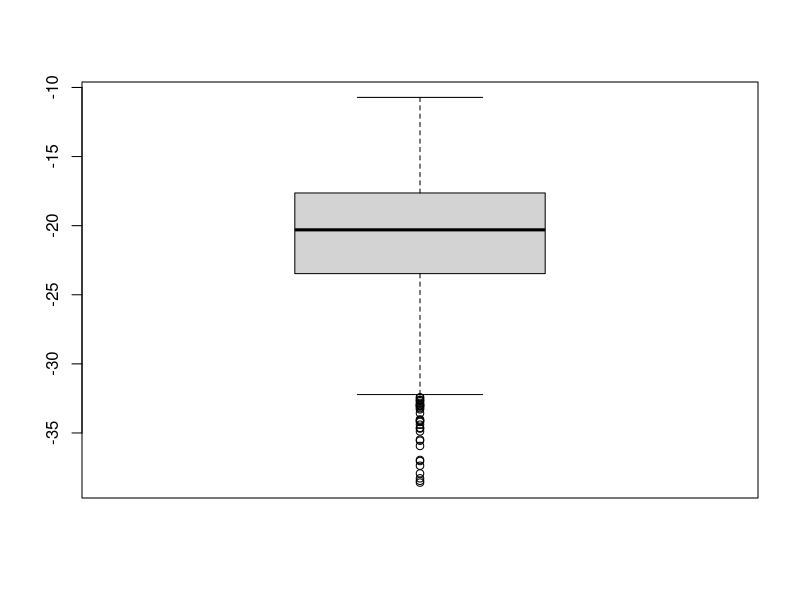
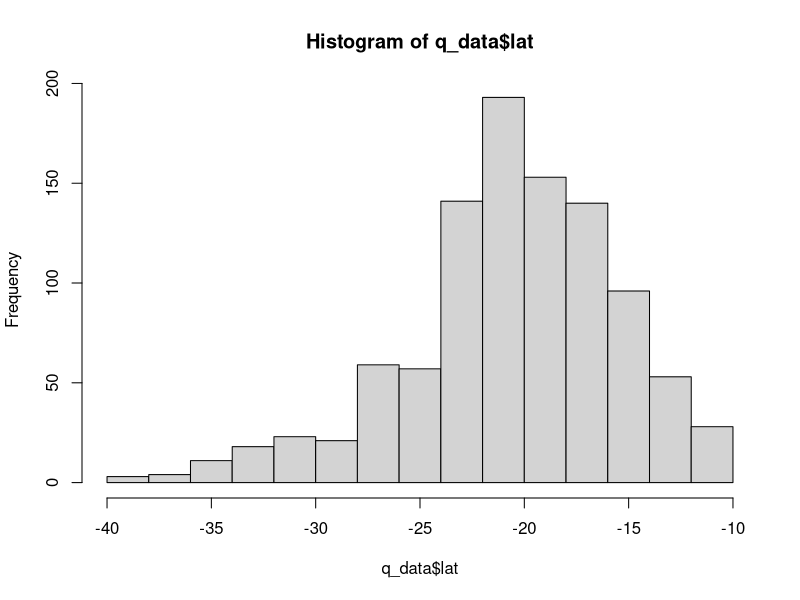
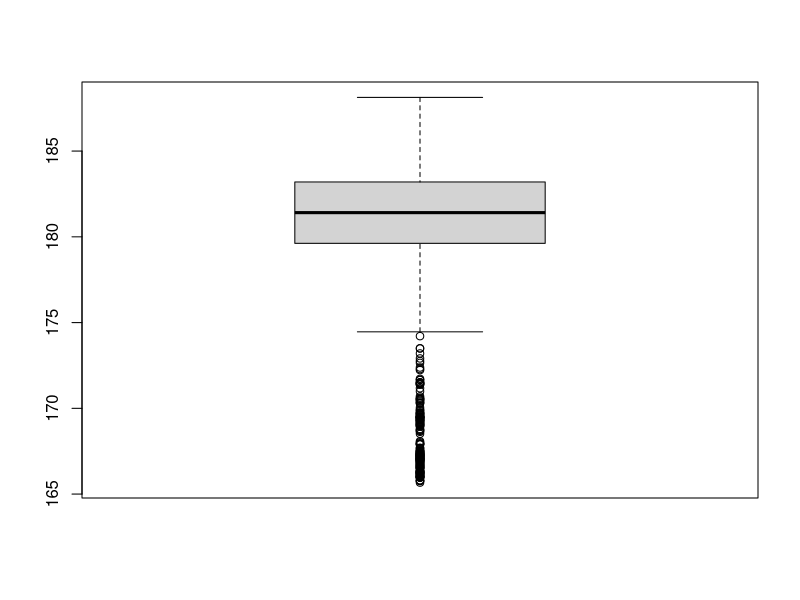
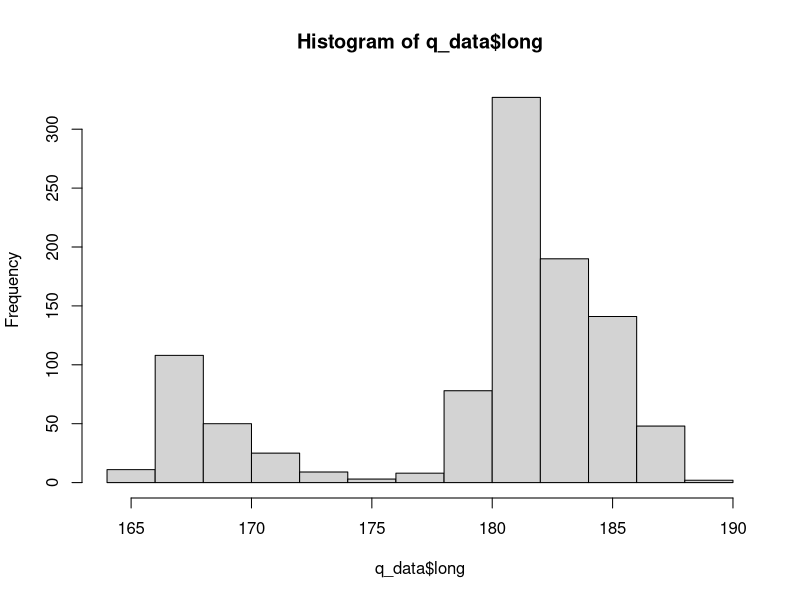
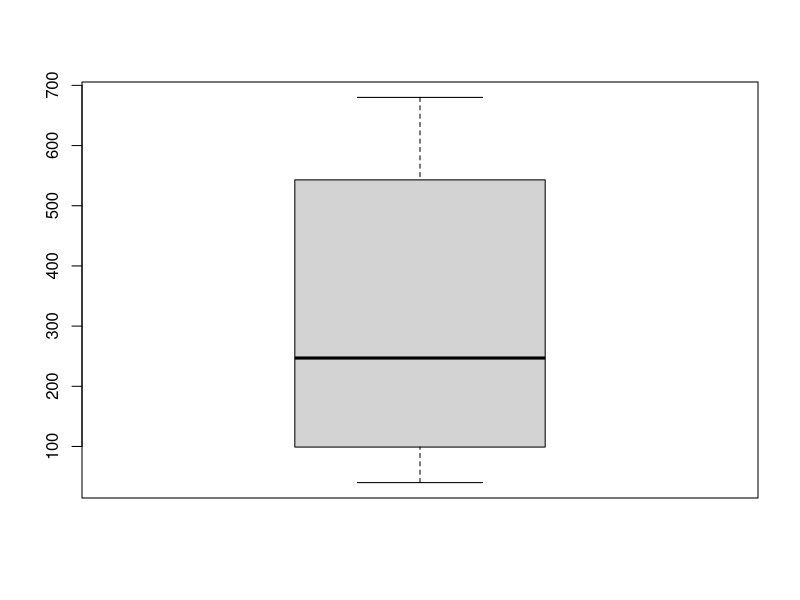
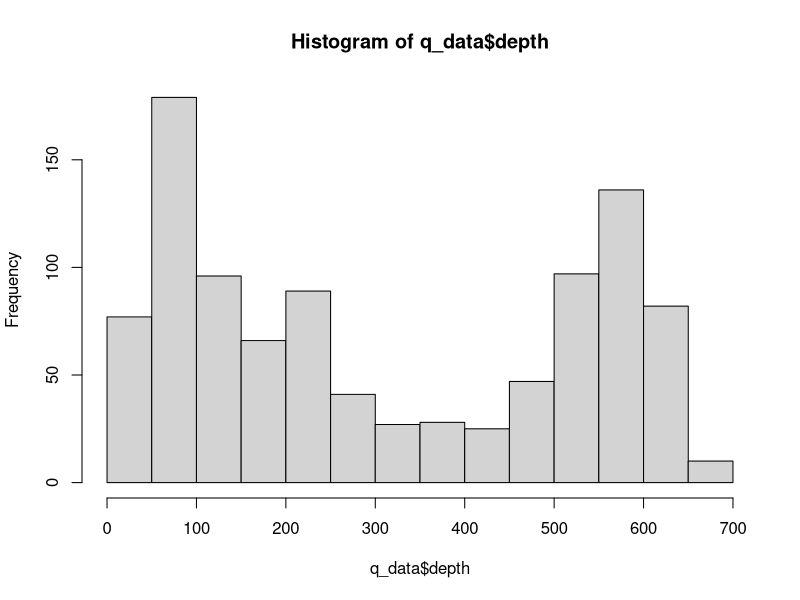
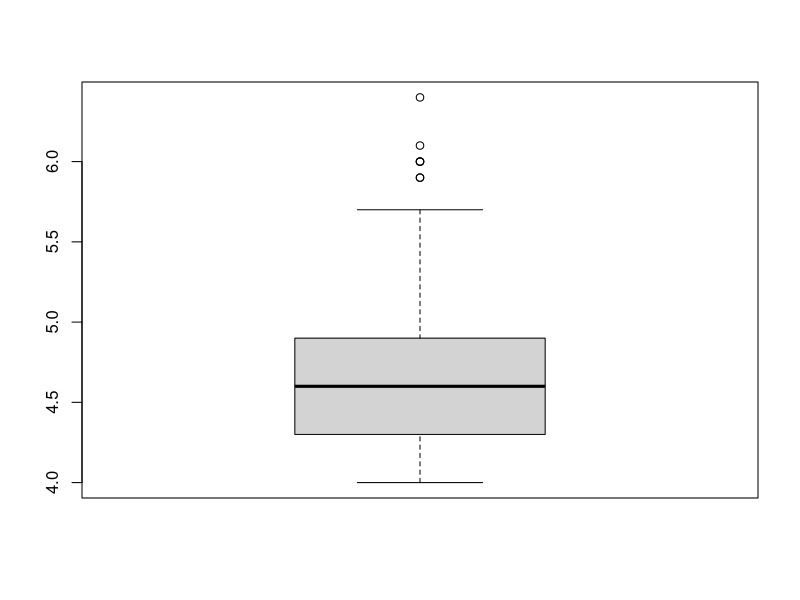
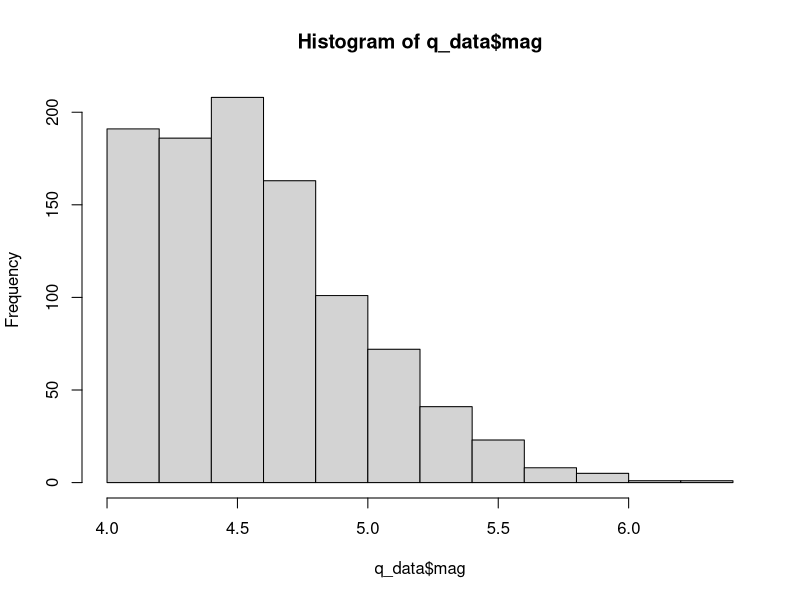

Recreate these plots in R, in order.
# use data "quakes"
# a) describe what the variable columns mean
# b) construct boxplots, describe
q_data <- quakes
summary(q_data)
# variables:
# - lat, long - latitude, longitude (should be uniform)
# - depth - how deep under surface? (might be normal?)
# - mag - richter magnitude (should be exp or lognormal)
# - stations - how many stations reported the event (same)
# outlier - data point outside whiskers
# default value of whiskers - 1.5 * IQR (Q2+Q3 width)
# outlier - a data point in Q1 or Q4 is farther from the box than that
# this means the distribution has thick part and long tails
boxplot(q_data$lat)
summary(q_data$lat)
hist(q_data$lat)
boxplot(q_data$long)
summary(q_data$long)
hist(q_data$long)
boxplot(q_data$depth)
summary(q_data$depth)
hist(q_data$depth)
boxplot(q_data$mag)
summary(q_data$mag)
hist(q_data$mag)
boxplot(q_data$stations)
summary(q_data$stations)
hist(q_data$stations)
# data with lots of outliers: 
# 1) lat - seems to have an artificial cutoff on one side due to cube
# 2) long - multimodal distribution with another peak on one side
# 3) magnitude - has a hard cutoff and likely an exponential/lognormal distro
# 4) stations - exponential distribution, one very long tail for bigger events
